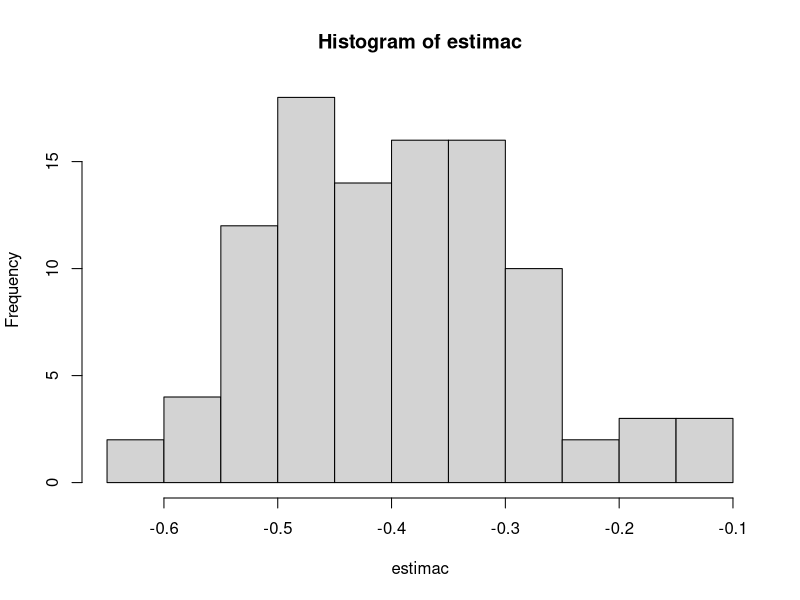
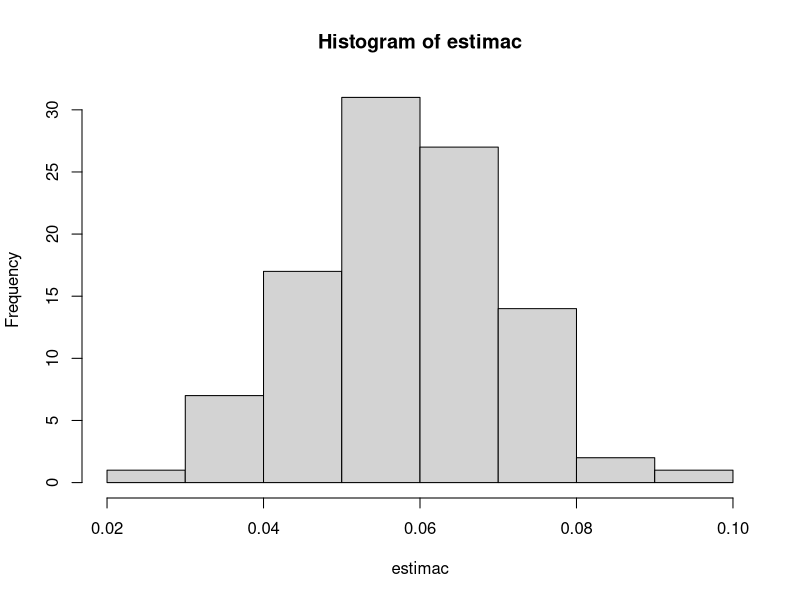
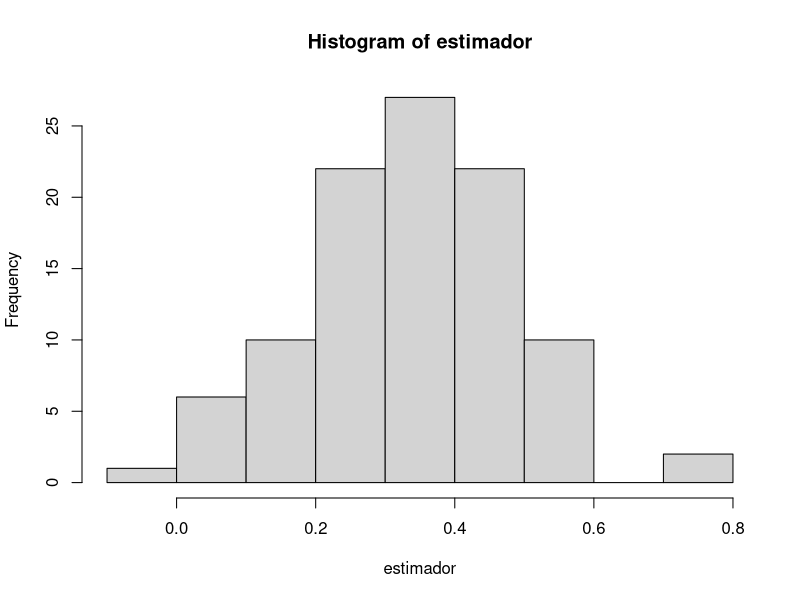
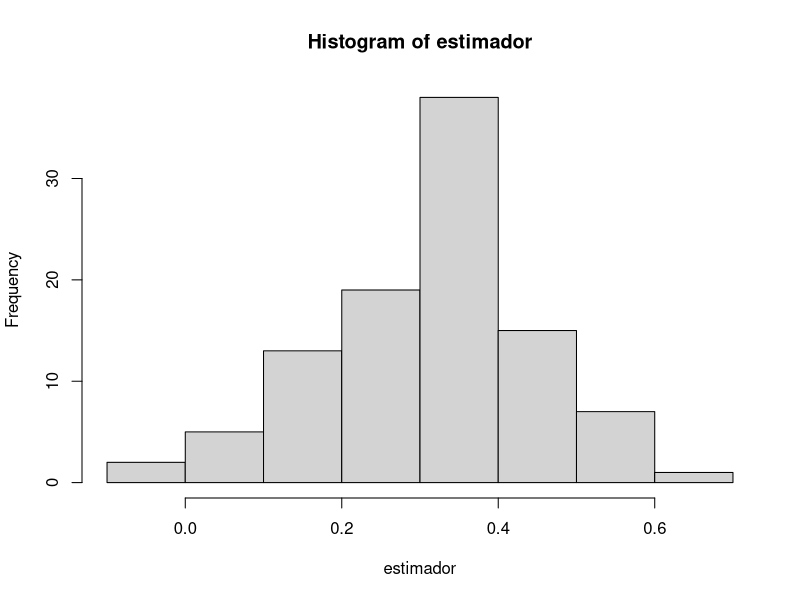
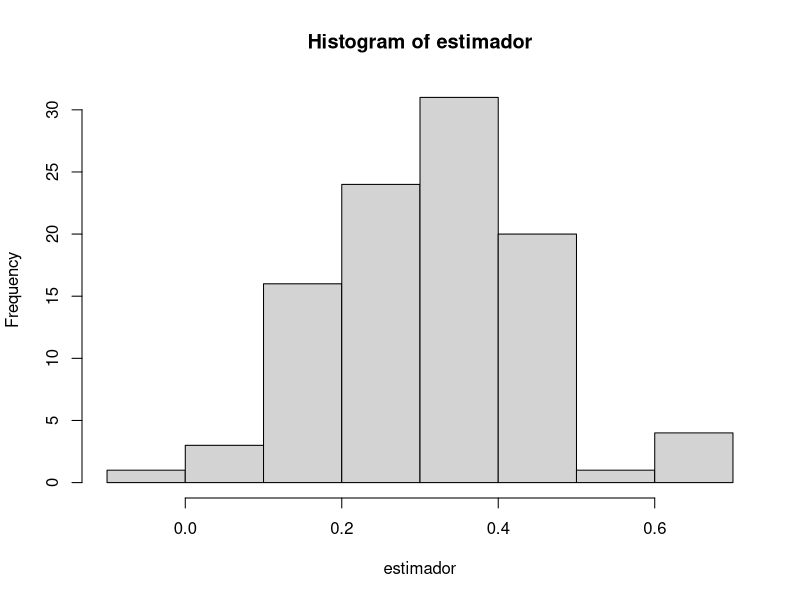
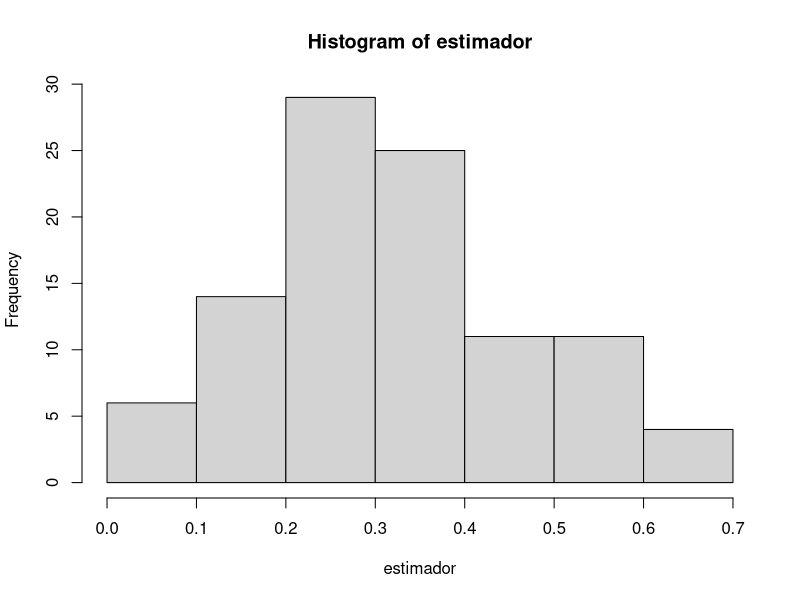

R code for these plots, in order:
## ---- chunk 1
#Estimador bootstrap para la el coeficiente de correlacion

bootstrap3=function(datos,B,X,Y) {

  n=dim(datos)[1]
  estimac=rep(0,B)
  
  for (i in 1:B){
    indices=sample(1:n,n,T)
    estimac[i]=cor(datos[indices,X],datos[indices,Y])
  }
  
  estboot=mean(estimac)
  eeboot=sd(estimac)
  hist(estimac)
  
  return(list(estimador=estboot,eestandar=eeboot))
}


## ---- chunk 2
bootstrap3(rock,100,1,4)

## ---- chunk 3
#Estimador bootstrap para la el coeficiente de razon

bootstraprazon=function(datos,B,X,Y) {
  
  n=dim(datos)[1]
  estimac=rep(0,B)
  
  for (i in 1:B){
    indices=sample(1:n,n,T)
    estimac[i]=mean(datos[indices,Y])/mean(datos[indices,X])
  }
  
  estboot=mean(estimac)
  eeboot=sd(estimac)
  hist(estimac)
  
  return(list(estimador=estboot,eestandar=eeboot))
}


## ---- chunk 4
bootstraprazon(rock,100,1,4)
## ---- chunk 5
# funcion de boostrap para calcular la mediana
boostrap_coef_asimetria <-function(muestra_base, b) {
  
  # arreglo de estimador
  estimador=rep(0,b)
  
  # longitud de la muestra
  len <- length(muestra_base)
  
  for (i in 1:b) {
    muestra <- sample(muestra_base,len,replace=T)
    media =  mean(muestra)
    sd =  sd(muestra)
    sum = 0;
    for ( j in 1:len)
      sum = sum + ((muestra[j]-media)/sd)^3
    # Skewness
    estimador[i] = (len/((len-1)*(len-2)))*sum
  }
  
  estboot <- mean(estimador)
  eeboot <- sd(estimador)
  hist(estimador)
  return( list(estimador=estboot , eestandar=eeboot))
}
## ---- chunk 6
datos <- iris[,1]
b <- 100
boostrap_coef_asimetria(datos,b)

## ---- chunk 7
# funcion de boostrap para calcular la mediana
boostrap_coef_asimetria_forma2 <-function(muestra_base, b) {
  
  # arreglo de estimador
  estimador=rep(0,b)
  
  # longitud de la muestra
  len <- length(muestra_base)
  
  for (i in 1:b) {
    muestra <- sample(muestra_base,len,replace=T)
    media =  mean(muestra)
    sd =  sd(muestra)
    # Skewness
    estimador[i] = (len/((len-1)*(len-2)))*sum(((muestra-media)/sd)^3)
  }
  
  estboot <- mean(estimador)
  eeboot <- sd(estimador)
  hist(estimador)
  return( list(estimador=estboot , eestandar=eeboot))
}
## ---- chunk 8
datos <- iris[,1]
b <- 100
boostrap_coef_asimetria_forma2(datos,b)
## ---- chunk 9
library(e1071)


# funcion de boostrap para calcular la mediana
boostrap_coef_asimetria_forma3 <-function(muestra_base, b) {
  
  # arreglo de estimador
  estimador=rep(0,b)
  
  # longitud de la muestra
  len <- length(muestra_base)
  
  for (i in 1:b) {
    muestra <- sample(muestra_base,len,replace=T)
    # Skewness
    estimador[i] = skewness(muestra)
  }
  
  estboot <- mean(estimador)
  eeboot <- sd(estimador)
  hist(estimador)
  return( list(estimador=estboot , eestandar=eeboot))
}

## ---- chunk 10
datos <- iris[,1]
b <- 100
boostrap_coef_asimetria_forma3(datos,b)
## ---- chunk 11
# funcion de boostrap para calcular la mediana
boostrap_coef_asimetria_forma4 <-function(muestra_base, b) {
  
  # arreglo de estimador
  estimador=rep(0,b)
  
  # longitud de la muestra
  len <- length(muestra_base)
  
  for (i in 1:b) {
    muestra <- sample(muestra_base,len,replace=T)
    estimador[i] = calc_skewness(muestra)
  }
  
  estboot <- mean(estimador)
  eeboot <- sd(estimador)
  hist(estimador)
  return( list(estimador=estboot , eestandar=eeboot))
}


# Calcula el estimador de skewness
calc_skewness <-function(muestra) {
  
  n =  length(muestra)
  media =  mean(muestra)
  sd =  sd(muestra)
  sk  = (n/((n-1)*(n-2)))*sum(((muestra-media)/sd)^3)
  
  return(sk)
}


## ---- chunk 12
datos <- iris[,1]
b <- 100
boostrap_coef_asimetria_forma4(datos,b)
